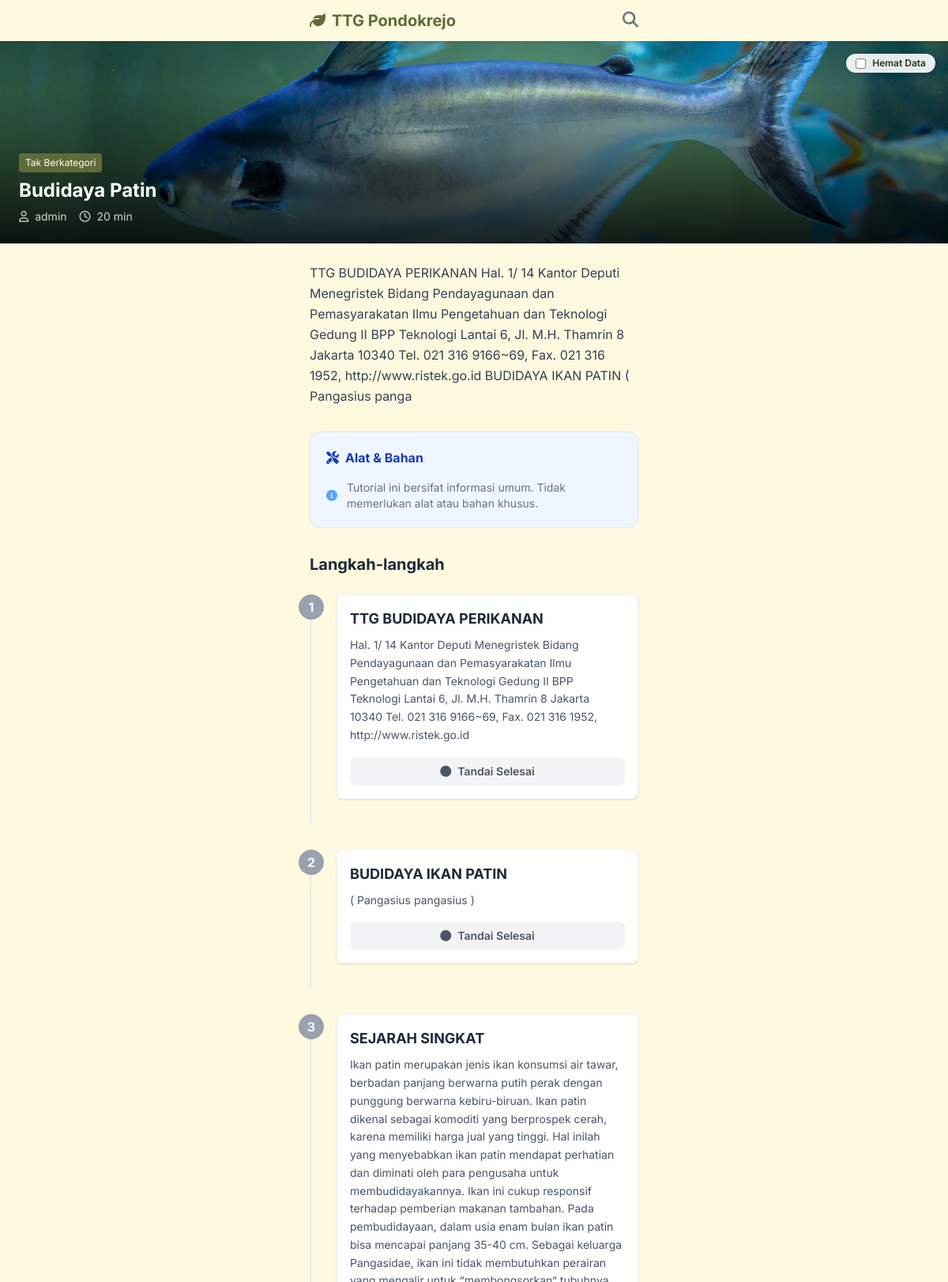
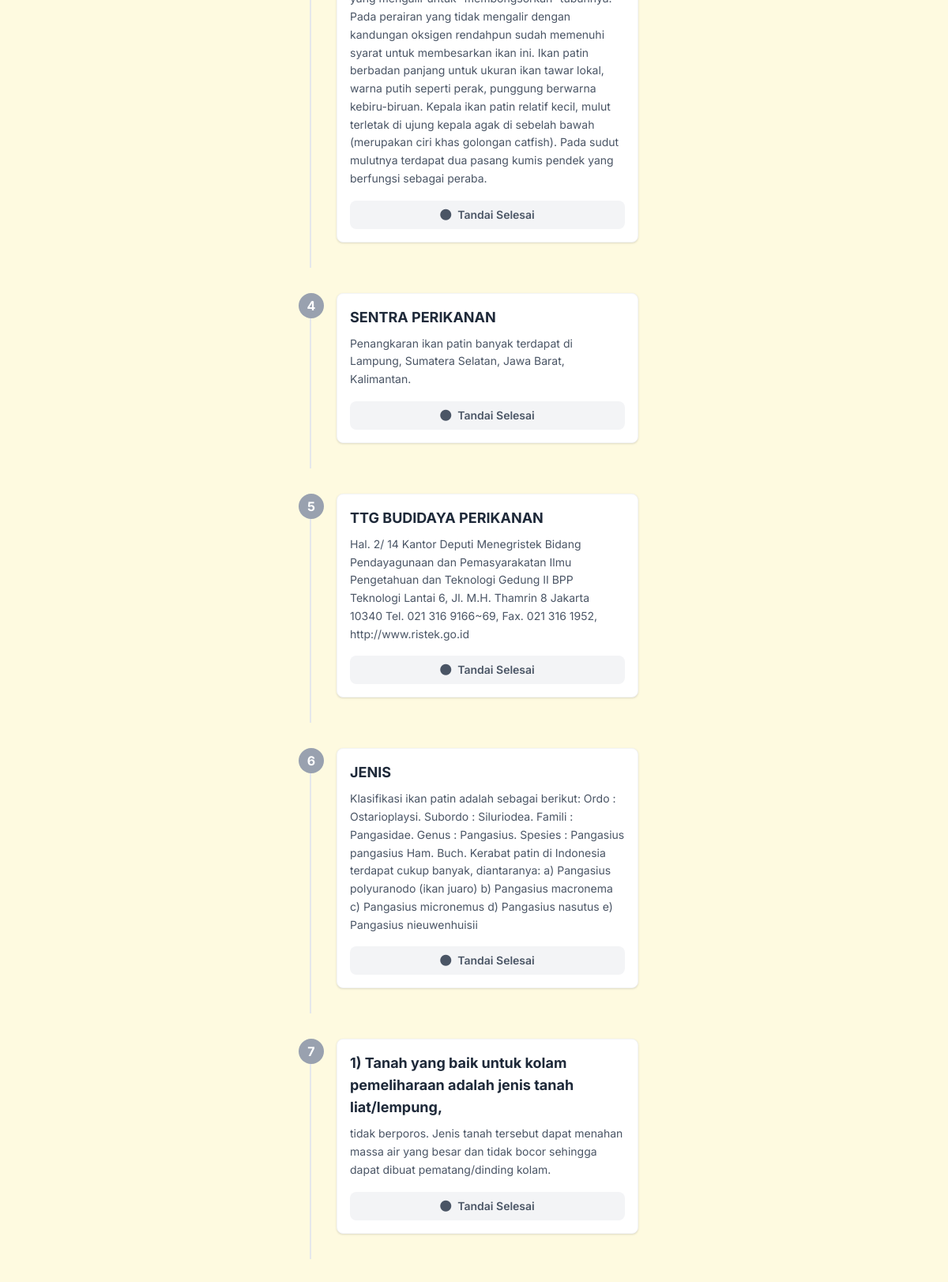
Screenshot of /tutorial.php?id=85 (upper part) with the database file from the repository (2 pictures, top to bottom).
### tables this page shows
CREATE TABLE tutorials (
            id INTEGER PRIMARY KEY AUTOINCREMENT,
            title TEXT NOT NULL,
            slug TEXT UNIQUE NOT NULL,
            description TEXT,
            difficulty TEXT, -- 'Easy', 'Medium', 'Hard'
            duration INTEGER, -- in minutes
            category_id INTEGER,
            author_id INTEGER,
            created_at DATETIME DEFAULT CURRENT_TIMESTAMP,
            view_count INTEGER DEFAULT 0,
            image_path TEXT, video_url TEXT, pdf_path TEXT, -- Main thumbnail
            FOREIGN KEY(category_id) REFERENCES categories(id),
            FOREIGN KEY(author_id) REFERENCES users(id)
        );

CREATE TABLE categories (
            id INTEGER PRIMARY KEY AUTOINCREMENT,
            name TEXT NOT NULL,
            icon_class TEXT -- e.g. fa-leaf for fontawesome or just text
        );

CREATE TABLE users (
            id INTEGER PRIMARY KEY AUTOINCREMENT,
            username TEXT UNIQUE NOT NULL,
            password_hash TEXT NOT NULL,
            role TEXT DEFAULT 'admin'
        );

CREATE TABLE steps (
            id INTEGER PRIMARY KEY AUTOINCREMENT,
            tutorial_id INTEGER NOT NULL,
            step_number INTEGER NOT NULL,
            title TEXT,
            content TEXT,
            image_path TEXT,
            FOREIGN KEY(tutorial_id) REFERENCES tutorials(id) ON DELETE CASCADE
        );

### public/tutorial.php (the view, shortened to what this page needs)
<?php
require_once __DIR__ . '/../includes/functions.php';
$pdo = connectDB();
$id = (int)$_GET['id'];
$stmt = $pdo->prepare("SELECT t.*, c.name as category_name, u.username as author_name
                       FROM tutorials t
                       JOIN categories c ON t.category_id = c.id
                       LEFT JOIN users u ON t.author_id = u.id
                       WHERE t.id = ?");
$stmt->execute([$id]);
$tutorial = $stmt->fetch();
$stmt = $pdo->prepare("SELECT * FROM steps WHERE tutorial_id = ? ORDER BY step_number ASC");
$stmt->execute([$id]);
$steps = $stmt->fetchAll();
$stmt = $pdo->prepare("SELECT * FROM materials WHERE tutorial_id = ?");
$stmt->execute([$id]);
$materials = $stmt->fetchAll();
require_once __DIR__ . '/../includes/header.php';
?>
<div x-data="{
    dataSaver: false,
    completedSteps: JSON.parse(localStorage.getItem('completed_steps_<?php echo $id; ?>') || '[]'),
    toggleStep(stepId) {
        if (this.completedSteps.includes(stepId)) {
            this.completedSteps = this.completedSteps.filter(id => id !== stepId);
        } else {
            this.completedSteps.push(stepId);
        }
        localStorage.setItem('completed_steps_<?php echo $id; ?>', JSON.stringify(this.completedSteps));
    },
    isCompleted(stepId) {
        return this.completedSteps.includes(stepId);
    }
}" class="pb-24">
    <div class="relative h-64 w-full bg-gray-200">
        <template x-if="!dataSaver">
            <img src="<?php echo BASE_URL . ($tutorial['image_path'] ?? '/assets/images/default.jpg'); ?>"
                 alt="<?php echo $tutorial['title']; ?>"
                 class="w-full h-full object-cover">
        </template>
        <div class="absolute top-4 right-4 bg-white/90 backdrop-blur rounded-full px-3 py-1 shadow-sm text-xs font-semibold">
             <label class="flex items-center gap-2 cursor-pointer">
                <input type="checkbox" x-model="dataSaver" class="form-checkbox text-primary rounded focus:ring-primary">
                <span>Hemat Data</span>
            </label>
        </div>
        <div class="absolute bottom-0 left-0 right-0 bg-gradient-to-t from-black/80 to-transparent p-6 pt-20">
            <span class="bg-primary text-white text-xs px-2 py-1 rounded mb-2 inline-block">
                <?php echo $tutorial['category_name']; ?>
            </span>
            <h1 class="text-2xl font-bold text-white leading-tight mb-2">
                <?php echo $tutorial['title']; ?>
            </h1>
            <div class="flex text-white/80 text-sm gap-4">
                <span><i class="far fa-user mr-1"></i> <?php echo $tutorial['author_name'] ?? 'Admin'; ?></span>
                <span><i class="far fa-clock mr-1"></i> <?php echo $tutorial['duration']; ?> min</span>
            </div>
        </div>
    </div>
    <div class="px-4 py-6 max-w-md mx-auto">
        <div class="mb-8 text-gray-700 leading-relaxed prose prose-sm max-w-none">
            <?php echo renderContent($tutorial['description']); ?>
        </div>
        <div class="bg-blue-50 rounded-xl p-5 mb-8 border border-blue-100">
            <h3 class="font-bold text-blue-800 mb-4 flex items-center">
                <i class="fas fa-tools mr-2"></i> Alat & Bahan
            </h3>
            <?php if(!empty($materials)): ?>
            <ul class="space-y-3">
                <?php foreach($materials as $mat): ?>
                <li class="flex items-start gap-3 text-sm text-gray-700 border-b border-blue-100 pb-2 last:border-0 last:pb-0">
                    <i class="fas fa-check-circle text-blue-400 mt-1"></i>
                    <div>
                        <span class="font-semibold block"><?php echo $mat['name']; ?> (<?php echo $mat['quantity']; ?>)</span>
                        <?php if($mat['local_source']): ?>
                            <span class="text-xs text-blue-600 block mt-0.5">
                                <i class="fas fa-map-marker-alt mr-1"></i> Tersedia di: <?php echo $mat['local_source']; ?>
                            </span>
                        <?php endif; ?>
                    </div>
                </li>
                <?php endforeach; ?>
            </ul>
            <?php else: ?>
            <div class="flex items-center gap-3 text-sm text-gray-500">
                <i class="fas fa-info-circle text-blue-400"></i>
                <span>Tutorial ini bersifat informasi umum. Tidak memerlukan alat atau bahan khusus.</span>
            </div>
            <?php endif; ?>
        </div>
        <div class="space-y-8">
            <h3 class="font-bold text-xl text-gray-800 mb-6">Langkah-langkah</h3>
            <?php foreach($steps as $index => $step): ?>
            <div class="relative pl-8 pb-8 border-l-2 border-gray-200 last:border-0">
                <div class="absolute -left-4 top-0 w-8 h-8 rounded-full flex items-center justify-center font-bold text-white transition-colors duration-300"
                     :class="isCompleted(<?php echo $step['id']; ?>) ? 'bg-primary' : 'bg-gray-400'">
                    <?php echo $step['step_number']; ?>
                </div>
                <div class="bg-white rounded-lg p-4 shadow-sm border border-gray-100 transition-all duration-300"
                     :class="isCompleted(<?php echo $step['id']; ?>) ? 'opacity-60 grayscale' : ''">
                    <h4 class="font-bold text-lg mb-2 text-gray-800"><?php echo $step['title']; ?></h4>
                    <div class="text-gray-600 text-sm mb-4 leading-relaxed">
                        <?php echo renderContent($step['content']); ?>
                    </div>
                    <button @click="toggleStep(<?php echo $step['id']; ?>)"
                            class="w-full py-2 rounded-lg text-sm font-semibold transition flex items-center justify-center gap-2"
                            :class="isCompleted(<?php echo $step['id']; ?>)
                                ? 'bg-green-100 text-green-700 hover:bg-green-200'
                                : 'bg-gray-100 text-gray-600 hover:bg-gray-200'">
                        <i class="fas" :class="isCompleted(<?php echo $step['id']; ?>) ? 'fa-check' : 'fa-circle'"></i>
                        <span x-text="isCompleted(<?php echo $step['id']; ?>) ? 'Selesai' : 'Tandai Selesai'"></span>
                    </button>
                </div>
            </div>
            <?php endforeach; ?>
        </div>
    </div>
</div>
<?php require_once __DIR__ . '/../includes/footer.php'; ?>

### includes/functions.php (shortened to what this page needs)
<?php
function cleanWordPressContent($content) {
    $content = preg_replace('/\[.+?\]/', '', $content);
    $content = str_replace('&nbsp;', ' ', $content);
    $content = preg_replace('/class="wp-image-\d+"/', '', $content);
    $content = preg_replace('/class="wp-block-list"/', '', $content);
    $content = preg_replace('/(<br\s*\/?>\s*){3,}/', '<br><br>', $content);
    $content = preg_replace('/<p>\s*<\/p>/', '', $content);
    $content = trim($content);
    return $content;
}
function renderContent($content) {
    $content = cleanWordPressContent($content);
    $content = preg_replace('/<p>\s*<ul>\s*<li>\s*<li>/i', '<ul><li>', $content);
    $content = preg_replace('/<\/li>\s*<\/li>\s*<\/ul>\s*<\/p>/i', '</li></ul>', $content);
    $content = preg_replace('/<li[^>]*>\s*(<br\s*\/?>\s*)*<\/li>/i', '', $content);
    $content = preg_replace('/<li>\s*<\/li>/i', '', $content);
    $content = preg_replace(
        '/<img\s+([^>]*)>/',
        '<img $1 class="w-full h-auto rounded-lg my-4 shadow-sm" loading="lazy">',
        $content
    );
    $content = preg_replace('/\s*style="[^"]*"/i', '', $content);
    $content = preg_replace(
        '/<p[^>]*>\s*Gambar\s+\d+\.?.*?<\/p>/i',
        '$0',
        $content
    );
    $content = preg_replace(
        '/^(Gambar\s+\d+\.?.*)$/m',
        '<p class="text-sm font-semibold text-gray-600 mt-4 mb-1 italic">$1</p>',
        $content
    );
    $content = preg_replace(
        '/^(Keterangan\s*(gambar|Gambar)\s*\d*)\s*:?\s*$/m',
        '<p class="text-sm font-bold text-gray-800 mt-3 mb-2">$1:</p>',
        $content
    );
    $content = preg_replace(
        '/<p[^>]*>\s*Keterangan\s*(gambar|Gambar)\s*\d*\s*:?\s*<\/p>/i',
        '<p class="text-sm font-bold text-gray-800 mt-3 mb-2">$0</p>',
        $content
    );
    $content = preg_replace(
        '/<ul[^>]*>/',
        '<ul class="space-y-1 ml-4 mb-4">',
        $content
    );
    $content = preg_replace(
        '/<li[^>]*>\s*(.*?)\s*<\/li>/s',
        '<li class="flex items-start gap-2 text-gray-700"><span class="text-primary mt-1 flex-shrink-0">•</span><span class="flex-1">$1</span></li>',
        $content
    );
    $content = preg_replace('/<p[^>]*>\s*<\/p>/i', '', $content);
    $content = preg_replace('/<p[^>]*>\s*<br\s*\/?>\s*<\/p>/i', '', $content);
    $content = preg_replace(
        '/<p[^>]*>(.*?)<\/p>/s',
        '<p class="mb-3 text-gray-700 leading-relaxed">$1</p>',
        $content
    );
    $content = preg_replace(
        '/<strong>/i',
        '<strong class="font-semibold text-gray-900">',
        $content
    );
    $content = preg_replace(
        '/<b>/i',
        '<b class="font-semibold text-gray-900">',
        $content
    );
    for ($i = 1; $i <= 3; $i++) {
        $size = $i === 1 ? 'text-xl' : ($i === 2 ? 'text-lg' : 'text-base');
        $content = preg_replace(
            "/<h{$i}([^>]*)>/i",
            "<h{$i}$1 class=\"{$size} font-bold text-gray-900 mt-6 mb-3\">",
            $content
        );
    }
    $content = preg_replace('/(<br\s*\/?>\s*){3,}/', '<br><br>', $content);
    $content = preg_replace('/<li[^>]*>\s*<\/li>/i', '', $content);
    $content = preg_replace('/<ul[^>]*>\s*<\/ul>/i', '', $content);
    return $content;
}
?>

### includes/header.php (style rules this page uses)
body { font-family: 'Inter', sans-serif; }

### rows the page displays
tutorials: image_path (picture), category.name "Tak Berkategori", title "Budidaya Patin", author.username "admin", duration "20", description "TTG BUDIDAYA PERIKANAN Hal. 1/ 14 Kantor Deputi Menegristek Bidang Pendayagunaan dan Pemasyarakatan Ilmu Pengetahuan dan Teknologi Gedung II BPP Teknologi Lantai 6, Jl. M.H. Thamrin 8 Jakarta 10340 Tel. 021 316 9166~69, Fax. 021 316 1952, http://www.ristek.go.id BUDIDAYA IKAN PATIN ( Pangasius panga"
steps: step_number "1", title "TTG BUDIDAYA PERIKANAN", content "Hal. 1/ 14 Kantor Deputi Menegristek Bidang Pendayagunaan dan Pemasyarakatan Ilmu Pengetahuan dan Teknologi Gedung II BPP Teknologi Lantai 6, Jl. M.H. Thamrin 8 Jakarta 10340 Tel. 021 316 9166~69, Fax. 021 316 1952, http://www.ristek.go.id"
steps: step_number "2", title "BUDIDAYA IKAN PATIN", content "( Pangasius pangasius )"
steps: step_number "3", title "SEJARAH SINGKAT", content "Ikan patin merupakan jenis ikan konsumsi air tawar, berbadan panjang berwarna putih perak dengan punggung berwarna kebiru-biruan. Ikan patin dikenal sebagai komoditi yang berprospek cerah, karena memiliki harga jual yang tinggi. Hal inilah yang menyebabkan ikan patin mendapat perhatian dan diminati oleh para pengusaha untuk membudidayakannya. Ikan ini cukup responsif terhadap pemberian makanan tambahan. Pada pembudidayaan, dalam usia enam bulan ikan patin bisa mencapai panjang 35-40 cm. Sebagai keluarga Pangasidae, ikan ini tidak membutuhkan perairan yang mengalir untuk “membongsorkan“ tubuhnya. Pada perairan yang tidak mengalir dengan kandungan oksigen rendahpun sudah memenuhi syarat untuk…"
steps: step_number "4", title "SENTRA PERIKANAN", content "Penangkaran ikan patin banyak terdapat di Lampung, Sumatera Selatan, Jawa Barat, Kalimantan."
steps: step_number "5", title "TTG BUDIDAYA PERIKANAN", content "Hal. 2/ 14 Kantor Deputi Menegristek Bidang Pendayagunaan dan Pemasyarakatan Ilmu Pengetahuan dan Teknologi Gedung II BPP Teknologi Lantai 6, Jl. M.H. Thamrin 8 Jakarta 10340 Tel. 021 316 9166~69, Fax. 021 316 1952, http://www.ristek.go.id"
steps: step_number "6", title "JENIS", content "Klasifikasi ikan patin adalah sebagai berikut: Ordo : Ostarioplaysi. Subordo : Siluriodea. Famili : Pangasidae. Genus : Pangasius. Spesies : Pangasius pangasius Ham. Buch. Kerabat patin di Indonesia terdapat cukup banyak, diantaranya: a) Pangasius polyuranodo (ikan juaro) b) Pangasius macronema c) Pangasius micronemus d) Pangasius nasutus e) Pangasius nieuwenhuisii"
steps: step_number "7", title "1) Tanah yang baik untuk kolam pemeliharaan adalah jenis tanah liat/lempung,", content "tidak berporos. Jenis tanah tersebut dapat menahan massa air yang besar dan tidak bocor sehingga dapat dibuat pematang/dinding kolam."
